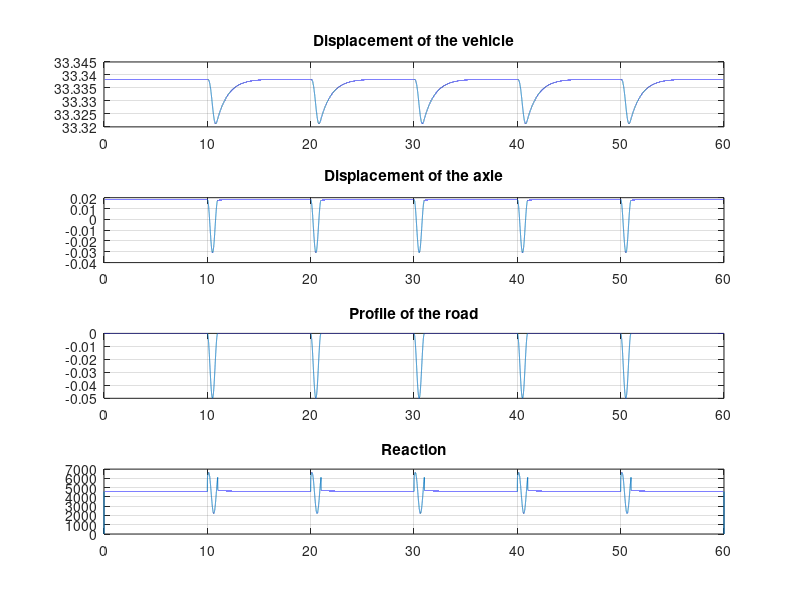
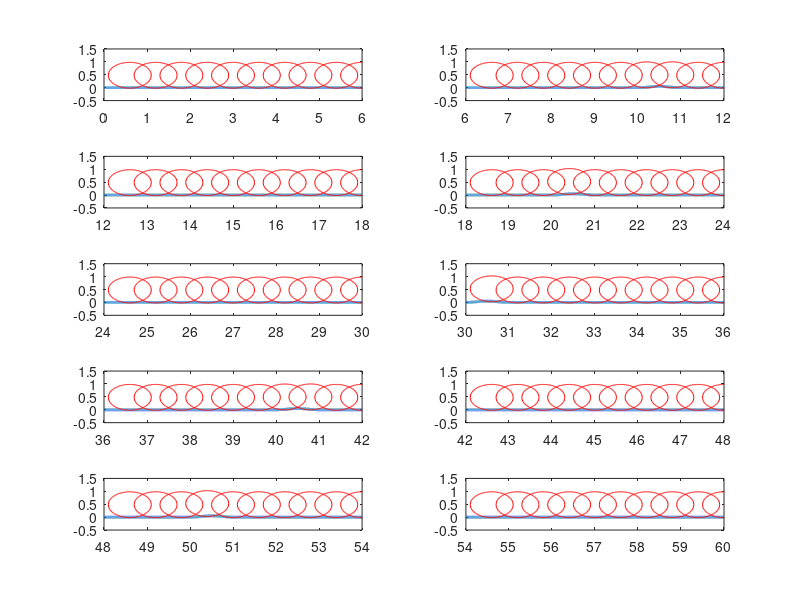

Reproduce these figures in MATLAB, in order. (Note: this script raises an error after producing the figures.)
%****************************************************
%                  GEOTECHNICS OF ROADS
%             ADVANCED ANALYSIS AND MODELLING
%          VEHICLE ROAD INTERACTION ON A BUMPY ROAD
%****************************************************
clear
%************************
% DATA OF THE PROBLEM
%************************
% Road
L_road=60;         % Length of the road [m]
d_bumps=10;        % Separation between bumps [m]
a_bumps=0.05;        % Amplitude of the bumps [m]
Lambda_b=1;       % Wave length of the bumps [m]
% Vehicle

V=5;         % Velocity of the vehicle [m/s]
m_1 = 60;           % Half mass of the axle [kg]
m_2 = 408;          % Half mass carried by rear axle [kg]
k_1 = 2.5e5;         % Tire stiffness [N/m]
k_2 = 1.2e2;         % Suspension stiffness [N/m]
c_1 = 6.0e4;         % Tire damping [Ns/m]
c_2 = 2.0e3;         % Suspension damping [Ns/m]
%**************
% General data
%**************
g=9.8;                             % Acceleration of the gravity [m/s^2]
Dt=0.0001;                         % Time step [s]
Dx=V*Dt;                           % Length step
n_res=100;                         % Number of time steps between results
n_plot=1000;                       % Number of time steps between plots
%************************
% Matrices of the vehicle
%************************
M=[m_1,0;0,m_2];                   % Mass matrix
C=[c_1+c_2,-c_2;-c_2,c_2];         % Damping matrix
K=[k_1+k_2,-k_2;-k_2,k_2];         % Stiffness matrix
%*******************************
% Profile of the road and bumps
%*******************************

n_steps=L_road/Dx;                 % Number of time and length steps
u_g(1:n_steps)=0;
X=linspace(0,L_road,n_steps);
nx_bumps=Lambda_b/Dx;              % Number of steps in each bump
n_bump=L_road/d_bumps-1;           % Number of bumps
u_bump(1:nx_bumps)=0;
for i=1:nx_bumps
    u_bump(i)=-a_bumps/2-a_bumps/2*sin(-pi/2+2*pi*i/nx_bumps);
end
for i=1:n_bump
    for j=1:nx_bumps
        u_g(i*d_bumps/Dx+j)=u_bump(j);
    end
end
%*************
% Vector f(t)
%*************
F(1:n_steps,1:2)=0;
for i=1:n_steps-1
    u_gp=(u_g(i+1)-u_g(i))/Dt;
    F(i,1)=k_1*u_g(i)+c_1*u_gp+m_1*g;
    F(i,2)=m_2*g;
end
F(n_steps,1:2)=F(n_steps-1,1:2);
%********************************
% Computation of the interaction
%********************************
U(1:n_steps,1:2)=0;
X_rel(1:n_steps)=0;
Reaction(1:n_steps)=0;
U(1,1)=(m_1+m_2)*g/k_1;U(2,1)=U(1,1);  %Initial values of the displacements
U(1,2)=U(1,1)+m_2*g/k_2;U(2,2)=U(1,2);
X_rel(1)=U(1,1)-u_g(1);
for i=2:n_steps-1
    C=[c_1+c_2,-c_2;-c_2,c_2];K=[k_1+k_2,-k_2;-k_2,k_2];
    MC=M/Dt^2+C/Dt;
    X_rel(i)=U(i,1)-u_g(i);
    Reaction(i)=k_1*X_rel(i)+c_1*(X_rel(i)-X_rel(i-1))/Dt;
    if X_rel(i)<0
        %  F(i,1)=k_1*u_g(i)+c_1*u_gp+m_1*g;
        F(i,1)=m_1*g;
        C=[c_2,-c_2;-c_2,c_2];
        K=[k_2,-k_2;-k_2,k_2];
        MC=M/Dt^2+C/Dt;
        Reaction(i)=0;
    end
    U(i+1,:)=F(i,:)-U(i,:)*K-(U(i-1,:)-2*U(i,:))*M/Dt^2+U(i,:)*C/Dt;
    U(i+1,:)=U(i+1,:)/MC;
end
U(n_steps,:)=U(n_steps-1,:);
%**********
% Plotting
%**********
figure()
subplot(4,1,1)
plot(X,U(1:n_steps,2));
title('Displacement of the vehicle')
grid on
subplot(4,1,2)
plot(X,U(1:n_steps,1));
title('Displacement of the axle')
grid on
subplot(4,1,3)
plot(X,u_g);
title('Profile of the road')
grid on
subplot(4,1,4)
plot(X,Reaction);
title('Reaction')
grid on
r=0.5;                         % Radius of the tire, only for plotting
number_plots=n_steps/n_plot;
x=-r:.01:r;
y=sqrt(r^2-x.^2);
n_points=(L_road/10)/Dx;              % Points in the plot
n_circles=n_steps/100;                % number of circles
Centers(1:100,1:2)=0;
figure()
for i=1:10
    subplot(5,2,i)
    plot(X((i-1)*n_points+1:i*n_points), ...
    -u_g((i-1)*n_points+1:i*n_points),'LineWidth',2)
    xlim([(i-1)*n_points*Dx i*n_points*Dx])
    ylim([-0.5 1.5])
    pbaspect([5 1 1])
    hold on
    for j=1:10
        centerx=X((i-1)*n_points+1+j*n_circles-1);
        centery=-U((i-1)*n_points+1+j*n_circles-1,1)+r;
        xcirc=x+centerx;ycirc1=y+centery;ycirc2=centery-y;
        plot(xcirc,ycirc1,'r');
        plot(xcirc,ycirc2,'r')
        %drawnow
        Centers((i-1)*10+j,1)=centerx;Centers((i-1)*10+j,2)=centery;
    end
end
XX=X(:);U0=u_g(:);U1=U(:,1);U2=U(:,2);R=Reaction(:);
Results=[XX,U0,U1,U2,R];
MyFile=['Road Vehicle Interaction.txt'];
dlmwrite(MyFile,Results,'delimiter','\t','precision',6)
MyFile=['CenterWheel.txt'];
dlmwrite(MyFile,Centers,'delimiter','\t','precision',6)
%*****************************
% Hystogram of reaction forces
%*****************************
edges=[0 0.001 1 2 3 4 5 6 7 8 9 10 11 12 13 14 15 16 17 18 19 20 50]*10;
NReact=histcounts(Reaction/1000,edges);
MyFile=['Hyst Reaction.txt'];
dlmwrite(MyFile,[edges,NReact],'delimiter','\t','precision',6)
disp('End')
